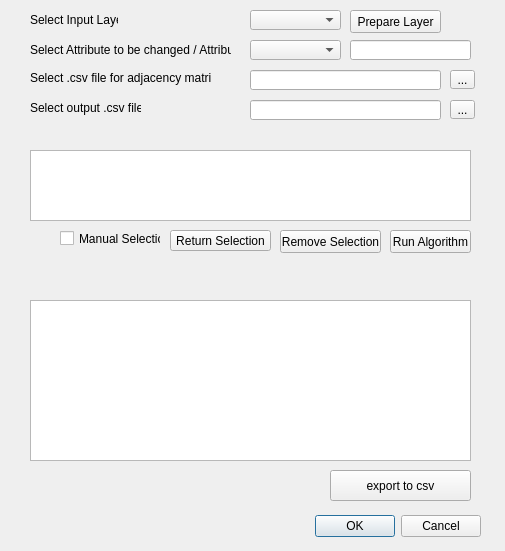
<?xml version="1.0" encoding="UTF-8"?>
<ui version="4.0">
 <class>CorridorDetectionDialogBase</class>
 <widget class="QDialog" name="CorridorDetectionDialogBase">
  <property name="geometry">
   <rect>
    <x>0</x>
    <y>0</y>
    <width>505</width>
    <height>551</height>
   </rect>
  </property>
  <property name="windowTitle">
   <string>Corridor Detection</string>
  </property>
  <widget class="QDialogButtonBox" name="button_box">
   <property name="geometry">
    <rect>
     <x>140</x>
     <y>510</y>
     <width>341</width>
     <height>32</height>
    </rect>
   </property>
   <property name="orientation">
    <enum>Qt::Horizontal</enum>
   </property>
   <property name="standardButtons">
    <set>QDialogButtonBox::Cancel|QDialogButtonBox::Ok</set>
   </property>
  </widget>
  <widget class="QTextBrowser" name="textBrowser">
   <property name="geometry">
    <rect>
     <x>30</x>
     <y>150</y>
     <width>441</width>
     <height>71</height>
    </rect>
   </property>
  </widget>
  <widget class="QPushButton" name="pushButton">
   <property name="geometry">
    <rect>
     <x>280</x>
     <y>230</y>
     <width>101</width>
     <height>23</height>
    </rect>
   </property>
   <property name="text">
    <string>Remove Selection</string>
   </property>
  </widget>
  <widget class="QLabel" name="label">
   <property name="geometry">
    <rect>
     <x>30</x>
     <y>10</y>
     <width>88</width>
     <height>20</height>
    </rect>
   </property>
   <property name="text">
    <string>Select Input Layer</string>
   </property>
  </widget>
  <widget class="QComboBox" name="layerComboBox">
   <property name="geometry">
    <rect>
     <x>250</x>
     <y>10</y>
     <width>91</width>
     <height>20</height>
    </rect>
   </property>
  </widget>
  <widget class="QLabel" name="label_2">
   <property name="geometry">
    <rect>
     <x>30</x>
     <y>40</y>
     <width>201</width>
     <height>20</height>
    </rect>
   </property>
   <property name="text">
    <string>Select Attribute to be changed / Attribute</string>
   </property>
  </widget>
  <widget class="QComboBox" name="fieldsComboBox">
   <property name="geometry">
    <rect>
     <x>250</x>
     <y>40</y>
     <width>91</width>
     <height>20</height>
    </rect>
   </property>
  </widget>
  <widget class="QLabel" name="label_3">
   <property name="geometry">
    <rect>
     <x>30</x>
     <y>70</y>
     <width>181</width>
     <height>16</height>
    </rect>
   </property>
   <property name="text">
    <string>Select .csv file for adjacency matrix</string>
   </property>
  </widget>
  <widget class="QToolButton" name="toolButtonAdj">
   <property name="geometry">
    <rect>
     <x>450</x>
     <y>70</y>
     <width>25</width>
     <height>19</height>
    </rect>
   </property>
   <property name="text">
    <string>...</string>
   </property>
  </widget>
  <widget class="QLineEdit" name="lineEdit">
   <property name="geometry">
    <rect>
     <x>250</x>
     <y>70</y>
     <width>191</width>
     <height>20</height>
    </rect>
   </property>
  </widget>
  <widget class="QLineEdit" name="lineEdit_2">
   <property name="geometry">
    <rect>
     <x>250</x>
     <y>100</y>
     <width>191</width>
     <height>20</height>
    </rect>
   </property>
  </widget>
  <widget class="QLabel" name="label_4">
   <property name="geometry">
    <rect>
     <x>30</x>
     <y>100</y>
     <width>111</width>
     <height>16</height>
    </rect>
   </property>
   <property name="text">
    <string>Select output .csv file</string>
   </property>
  </widget>
  <widget class="QToolButton" name="toolButtonOut">
   <property name="geometry">
    <rect>
     <x>450</x>
     <y>100</y>
     <width>25</width>
     <height>19</height>
    </rect>
   </property>
   <property name="text">
    <string>...</string>
   </property>
  </widget>
  <widget class="QLineEdit" name="lineEdit_3">
   <property name="geometry">
    <rect>
     <x>350</x>
     <y>40</y>
     <width>121</width>
     <height>20</height>
    </rect>
   </property>
  </widget>
  <widget class="QPushButton" name="pushButton_2">
   <property name="geometry">
    <rect>
     <x>390</x>
     <y>230</y>
     <width>81</width>
     <height>23</height>
    </rect>
   </property>
   <property name="text">
    <string>Run Algorithm</string>
   </property>
  </widget>
  <widget class="QTextBrowser" name="textBrowser_2">
   <property name="geometry">
    <rect>
     <x>30</x>
     <y>300</y>
     <width>441</width>
     <height>161</height>
    </rect>
   </property>
  </widget>
  <widget class="QPushButton" name="returnSelectionButton">
   <property name="geometry">
    <rect>
     <x>170</x>
     <y>230</y>
     <width>101</width>
     <height>21</height>
    </rect>
   </property>
   <property name="text">
    <string>Return Selection</string>
   </property>
  </widget>
  <widget class="QCheckBox" name="checkBoxManuel">
   <property name="geometry">
    <rect>
     <x>60</x>
     <y>230</y>
     <width>101</width>
     <height>17</height>
    </rect>
   </property>
   <property name="text">
    <string>Manual Selection</string>
   </property>
  </widget>
  <widget class="QPushButton" name="pushButton_csv">
   <property name="geometry">
    <rect>
     <x>330</x>
     <y>470</y>
     <width>141</width>
     <height>31</height>
    </rect>
   </property>
   <property name="text">
    <string>export to csv</string>
   </property>
  </widget>
  <widget class="QPushButton" name="prepareButton">
   <property name="geometry">
    <rect>
     <x>350</x>
     <y>10</y>
     <width>91</width>
     <height>23</height>
    </rect>
   </property>
   <property name="text">
    <string>Prepare Layer</string>
   </property>
  </widget>
 </widget>
 <resources/>
 <connections>
  <connection>
   <sender>button_box</sender>
   <signal>accepted()</signal>
   <receiver>CorridorDetectionDialogBase</receiver>
   <slot>accept()</slot>
   <hints>
    <hint type="sourcelabel">
     <x>20</x>
     <y>20</y>
    </hint>
    <hint type="destinationlabel">
     <x>20</x>
     <y>20</y>
    </hint>
   </hints>
  </connection>
  <connection>
   <sender>button_box</sender>
   <signal>rejected()</signal>
   <receiver>CorridorDetectionDialogBase</receiver>
   <slot>reject()</slot>
   <hints>
    <hint type="sourcelabel">
     <x>20</x>
     <y>20</y>
    </hint>
    <hint type="destinationlabel">
     <x>20</x>
     <y>20</y>
    </hint>
   </hints>
  </connection>
 </connections>
</ui>
